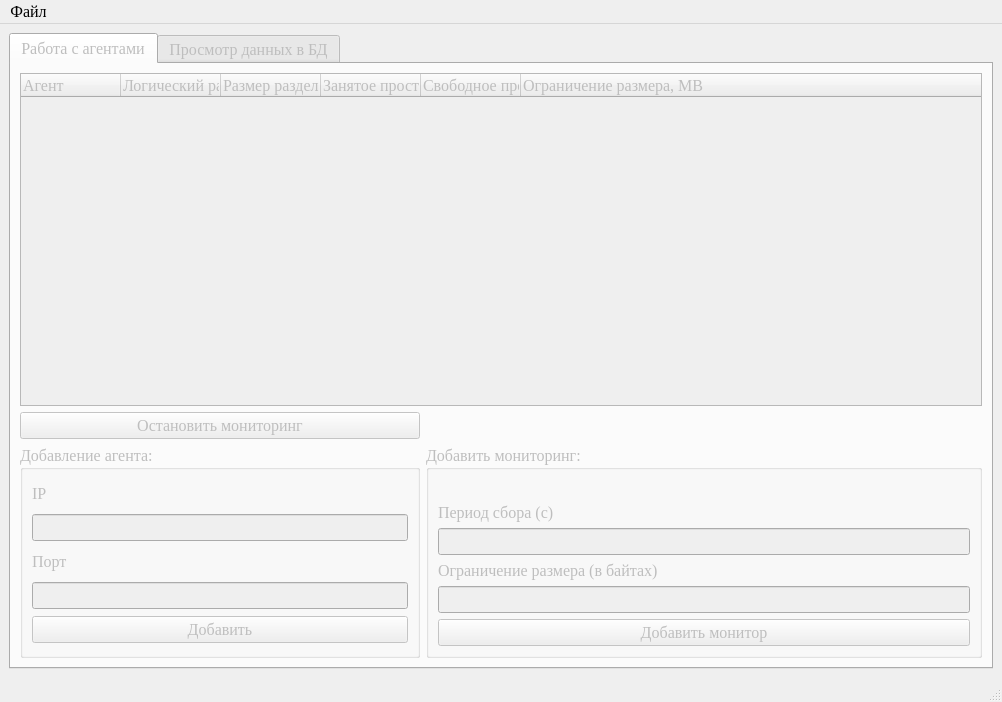
<?xml version="1.0" encoding="UTF-8"?>
<ui version="4.0">
 <class>MainWindow</class>
 <widget class="QMainWindow" name="MainWindow">
  <property name="geometry">
   <rect>
    <x>0</x>
    <y>0</y>
    <width>1002</width>
    <height>702</height>
   </rect>
  </property>
  <property name="font">
   <font>
    <family>Times New Roman</family>
    <pointsize>12</pointsize>
   </font>
  </property>
  <property name="windowTitle">
   <string>MainWindow</string>
  </property>
  <widget class="QWidget" name="centralwidget">
   <layout class="QGridLayout" name="gridLayout">
    <item row="0" column="0">
     <widget class="QTabWidget" name="tabWidget">
      <property name="enabled">
       <bool>false</bool>
      </property>
      <property name="currentIndex">
       <number>0</number>
      </property>
      <widget class="QWidget" name="tab">
       <attribute name="title">
        <string>Работа с агентами</string>
       </attribute>
       <layout class="QGridLayout" name="gridLayout_2">
        <item row="2" column="1">
         <widget class="QGroupBox" name="groupBox_2">
          <property name="maximumSize">
           <size>
            <width>16777215</width>
            <height>16777215</height>
           </size>
          </property>
          <property name="title">
           <string>Добавить мониторинг:</string>
          </property>
          <layout class="QVBoxLayout" name="verticalLayout_2">
           <item>
            <widget class="QLabel" name="label_5">
             <property name="text">
              <string/>
             </property>
            </widget>
           </item>
           <item>
            <widget class="QLabel" name="label_3">
             <property name="maximumSize">
              <size>
               <width>16777215</width>
               <height>27</height>
              </size>
             </property>
             <property name="text">
              <string>Период сбора (c)</string>
             </property>
            </widget>
           </item>
           <item>
            <widget class="QLineEdit" name="lineEdit_3"/>
           </item>
           <item>
            <widget class="QLabel" name="label_4">
             <property name="text">
              <string>Ограничение размера (в байтах)</string>
             </property>
            </widget>
           </item>
           <item>
            <widget class="QLineEdit" name="lineEdit_4"/>
           </item>
           <item>
            <widget class="QPushButton" name="pushButton_2">
             <property name="text">
              <string>Добавить монитор</string>
             </property>
            </widget>
           </item>
          </layout>
         </widget>
        </item>
        <item row="0" column="0" colspan="2">
         <widget class="QTreeWidget" name="treeWidget">
          <property name="editTriggers">
           <set>QAbstractItemView::NoEditTriggers</set>
          </property>
          <column>
           <property name="text">
            <string>Агент</string>
           </property>
          </column>
          <column>
           <property name="text">
            <string>Логический раздел</string>
           </property>
          </column>
          <column>
           <property name="text">
            <string>Размер раздела, MB</string>
           </property>
          </column>
          <column>
           <property name="text">
            <string>Занятое пространство, MB</string>
           </property>
          </column>
          <column>
           <property name="text">
            <string>Свободное пространстсво, МВ</string>
           </property>
          </column>
          <column>
           <property name="text">
            <string>Ограничение размера, MB</string>
           </property>
          </column>
         </widget>
        </item>
        <item row="2" column="0">
         <widget class="QGroupBox" name="groupBox">
          <property name="maximumSize">
           <size>
            <width>400</width>
            <height>16777215</height>
           </size>
          </property>
          <property name="title">
           <string>Добавление агента:</string>
          </property>
          <layout class="QVBoxLayout" name="verticalLayout">
           <item>
            <widget class="QLabel" name="label">
             <property name="maximumSize">
              <size>
               <width>16777215</width>
               <height>27</height>
              </size>
             </property>
             <property name="text">
              <string>IP</string>
             </property>
            </widget>
           </item>
           <item>
            <widget class="QLineEdit" name="lineEdit"/>
           </item>
           <item>
            <widget class="QLabel" name="label_2">
             <property name="maximumSize">
              <size>
               <width>16777215</width>
               <height>27</height>
              </size>
             </property>
             <property name="text">
              <string>Порт</string>
             </property>
            </widget>
           </item>
           <item>
            <widget class="QLineEdit" name="lineEdit_2"/>
           </item>
           <item>
            <widget class="QPushButton" name="pushButton">
             <property name="text">
              <string>Добавить</string>
             </property>
            </widget>
           </item>
          </layout>
         </widget>
        </item>
        <item row="1" column="0">
         <widget class="QPushButton" name="pushButton_5">
          <property name="text">
           <string>Остановить мониторинг</string>
          </property>
         </widget>
        </item>
       </layout>
      </widget>
      <widget class="QWidget" name="tab_2">
       <attribute name="title">
        <string>Просмотр данных в БД</string>
       </attribute>
       <layout class="QGridLayout" name="gridLayout_3">
        <item row="2" column="0">
         <widget class="QPushButton" name="pushButton_3">
          <property name="text">
           <string>Отобразить</string>
          </property>
         </widget>
        </item>
        <item row="1" column="0" colspan="2">
         <widget class="QGroupBox" name="groupBox_3">
          <property name="title">
           <string>Фильтрация:</string>
          </property>
          <layout class="QHBoxLayout" name="horizontalLayout">
           <item>
            <widget class="QGroupBox" name="groupBox_4">
             <property name="maximumSize">
              <size>
               <width>210</width>
               <height>16777215</height>
              </size>
             </property>
             <property name="title">
              <string>По агенту:</string>
             </property>
             <layout class="QHBoxLayout" name="horizontalLayout_2">
              <item>
               <widget class="QCheckBox" name="checkBox">
                <property name="text">
                 <string/>
                </property>
               </widget>
              </item>
              <item>
               <widget class="QLineEdit" name="lineEdit_5">
                <property name="maximumSize">
                 <size>
                  <width>200</width>
                  <height>16777215</height>
                 </size>
                </property>
               </widget>
              </item>
             </layout>
            </widget>
           </item>
           <item>
            <widget class="QGroupBox" name="groupBox_5">
             <property name="maximumSize">
              <size>
               <width>350</width>
               <height>16777215</height>
              </size>
             </property>
             <property name="title">
              <string>По названию раздела:</string>
             </property>
             <layout class="QHBoxLayout" name="horizontalLayout_3">
              <item>
               <widget class="QCheckBox" name="checkBox_2">
                <property name="text">
                 <string/>
                </property>
               </widget>
              </item>
              <item>
               <widget class="QLineEdit" name="lineEdit_6"/>
              </item>
             </layout>
            </widget>
           </item>
           <item>
            <widget class="QGroupBox" name="groupBox_6">
             <property name="maximumSize">
              <size>
               <width>250</width>
               <height>16777215</height>
              </size>
             </property>
             <property name="title">
              <string>По превышению размера:</string>
             </property>
             <layout class="QHBoxLayout" name="horizontalLayout_4">
              <item>
               <widget class="QCheckBox" name="checkBox_3">
                <property name="text">
                 <string/>
                </property>
               </widget>
              </item>
              <item>
               <widget class="QLineEdit" name="lineEdit_7"/>
              </item>
             </layout>
            </widget>
           </item>
          </layout>
         </widget>
        </item>
        <item row="2" column="1">
         <widget class="QPushButton" name="pushButton_4">
          <property name="text">
           <string>Сбросить</string>
          </property>
         </widget>
        </item>
        <item row="3" column="0" colspan="2">
         <widget class="QPushButton" name="pushButton_6">
          <property name="text">
           <string>Вывести в отчёт</string>
          </property>
         </widget>
        </item>
        <item row="0" column="0" colspan="2">
         <widget class="QTableView" name="tableView"/>
        </item>
       </layout>
      </widget>
     </widget>
    </item>
   </layout>
  </widget>
  <widget class="QMenuBar" name="menubar">
   <property name="geometry">
    <rect>
     <x>0</x>
     <y>0</y>
     <width>1002</width>
     <height>26</height>
    </rect>
   </property>
   <widget class="QMenu" name="menu">
    <property name="title">
     <string>Файл</string>
    </property>
    <addaction name="action"/>
    <addaction name="action_2"/>
   </widget>
   <addaction name="menu"/>
  </widget>
  <widget class="QStatusBar" name="statusbar"/>
  <action name="action">
   <property name="text">
    <string>Открыть базу данных</string>
   </property>
   <property name="shortcut">
    <string>Ctrl+O</string>
   </property>
  </action>
  <action name="action_2">
   <property name="text">
    <string>Создать базу данных</string>
   </property>
   <property name="shortcut">
    <string>Ctrl+N</string>
   </property>
  </action>
 </widget>
 <resources/>
 <connections/>
</ui>
